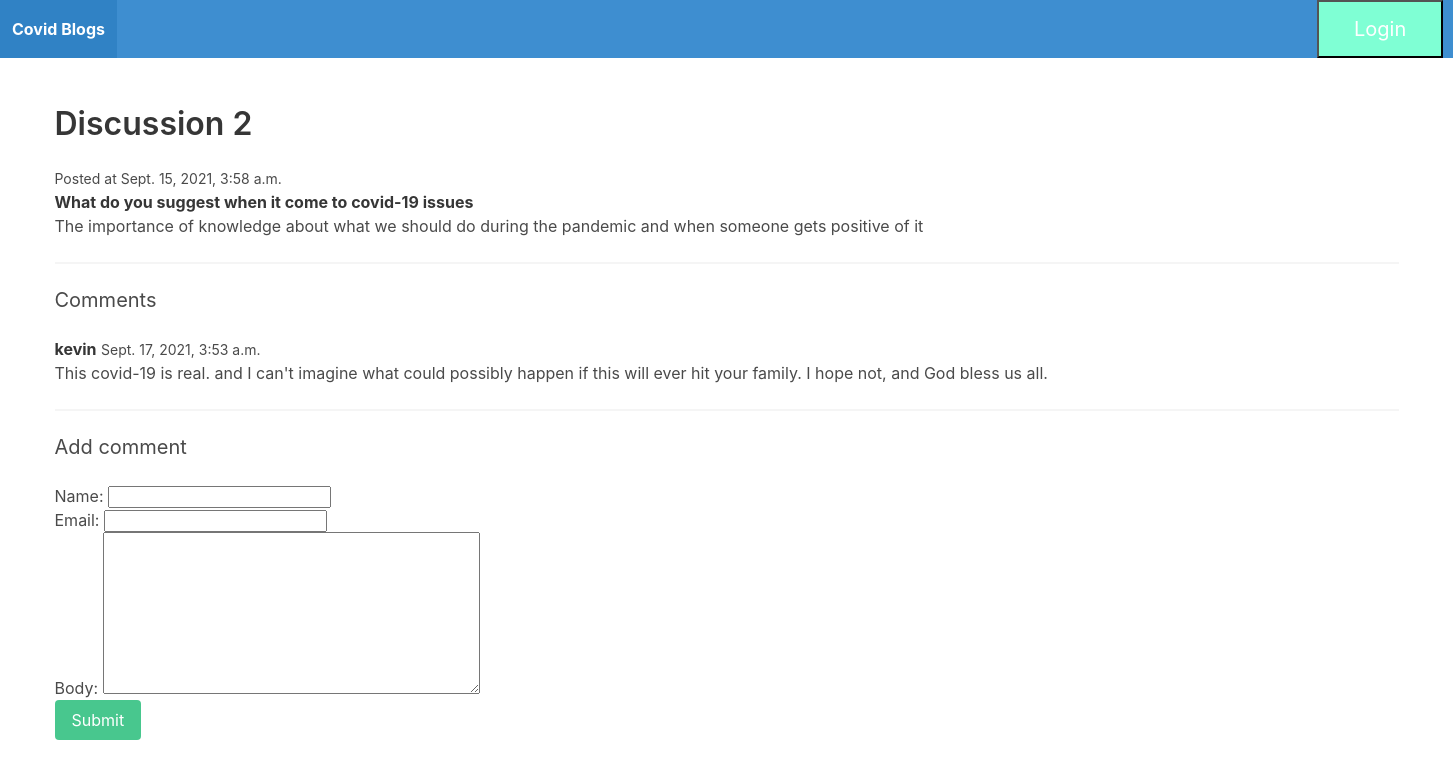
The page /post-2/ on the database its author committed.
### blog/models.py (models this page shows)
class Post(models.Model):
    title = models.CharField(max_length=255)
    slug = models.SlugField()
    intro = models.TextField()
    body = models.TextField()
    date_added = models.DateTimeField(auto_now_add=True)

class Comment(models.Model):
    post = models.ForeignKey(Post, related_name='comments', on_delete=models.CASCADE)
    name = models.CharField(max_length=255)
    email = models.EmailField()
    body = models.TextField()
    date_added = models.DateTimeField(auto_now_add=True)

### blog/views.py (the view)
# urls.py: path('<slug:slug>/', post_detail, name='post_detail'),
def post_detail(request, slug):
    post = Post.objects.get(slug=slug)
    if request.method == 'POST':
        form = CommentForm(request.POST)
        if form.is_valid():
            comment = form.save(commit=False)
            comment.post = post
            comment.save()
            return redirect('post_detail', slug=post.slug)
    else:
        form = CommentForm()
    return render(request, 'blog/post_detail.html', {'post': post, 'form': form})

### blog/forms.py
class CommentForm(forms.ModelForm):
    class Meta:
        model = Comment
        fields = ['name', 'email', 'body']

### blog/templates/blog/post_detail.html (shortened to what this page needs)
{% extends 'blog/base.html' %}
{% block content %}
    <h1 class="title">{{ post.title }}</h1>
    <small>Posted at {{ post.date_added }}</small>
    <p><strong>{{ post.intro }}</strong></p>
    <p>{{ post.body }}</p>
    <hr>
    <h2 class="subtitle">Comments</h2>
    {% for comment in post.comments.all %}
    <article class="media">
        <div class="media-content">
            <div class="content">
                <p>
                    <strong>{{ comment.name }}</strong>
                    <small>{{ comment.date_added }}</small>
                    <br>
                    {{ comment.body }}
                </p>
            </div>
        </div>
    </article>
    {% empty %}
    <div class="notification">
        <p>No comments yet!</p>
    </div>
    {% endfor %}
    <hr>
    <h2 class="subtitle">Add comment</h2>
    <form method="post" action=".">
        {{ form.as_p }}
        <div class="field">
            <div class="control">
                <button class="button is-success">Submit</button>
            </div>
        </div>
    </form>
{% endblock %}

### rows shown on the page
Post: title "Discussion 2", date_added "Sept. 15, 2021, 3:58 a.m.", intro "What do you suggest when it come to covid-19 issues", body "The importance of knowledge about what we should do during the pandemic and when someone gets positive of it"
Comment: name "kevin", date_added "Sept. 17, 2021, 3:53 a.m.", body "This covid-19 is real. and I can't imagine what could possibly happen if this will ever hit your family. I hope not, and God bless us all."
